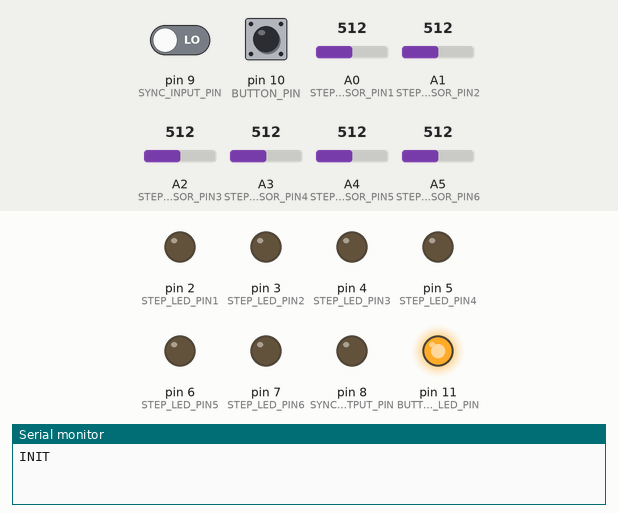
Simulated run of this sketch. Board: Arduino Pro Mini, built with avr-gcc and run on an emulated ATmega328P. On the bench: output pins drawn as LEDs (lit = HIGH), the last lines printed to the serial monitor. The test bench sets the inputs (shaded band); at power-on: pin 10 (BUTTON_PIN) HIGH, pin 9 (SYNC_INPUT_PIN) LOW, A0 (STEP_SENSOR_PIN1) = 512, A1 (STEP_SENSOR_PIN2) = 512, A2 (STEP_SENSOR_PIN3) = 512, A3 (STEP_SENSOR_PIN4) = 512, A4 (STEP_SENSOR_PIN5) = 512, A5 (STEP_SENSOR_PIN6) = 512.

Above: at 1.2 s.
1.3 s: pin 10 (BUTTON_PIN) pulled LOW for 0.15 s
At 2.5 s:
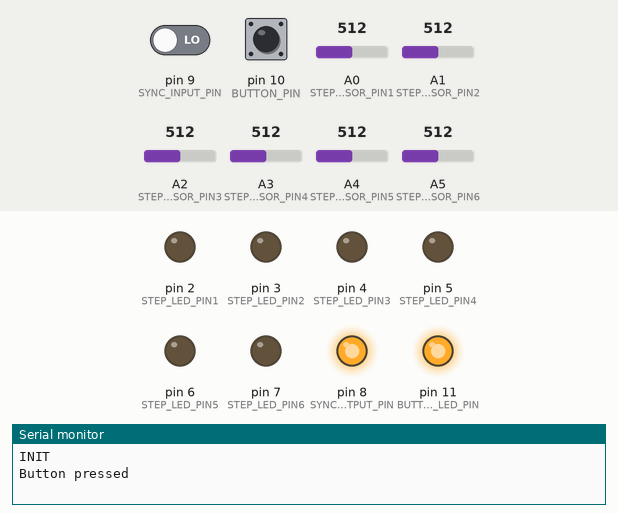
2.9 s: pin 9 (SYNC_INPUT_PIN) driven HIGH and pin 10 (BUTTON_PIN) driven LOW
At 3.9 s:
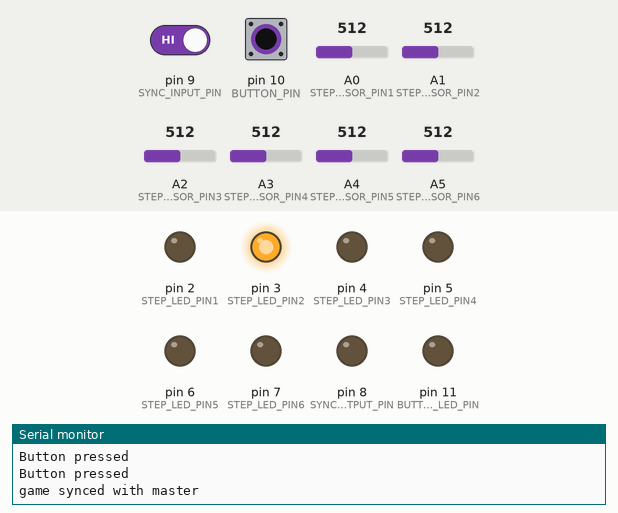
At 4.7 s:
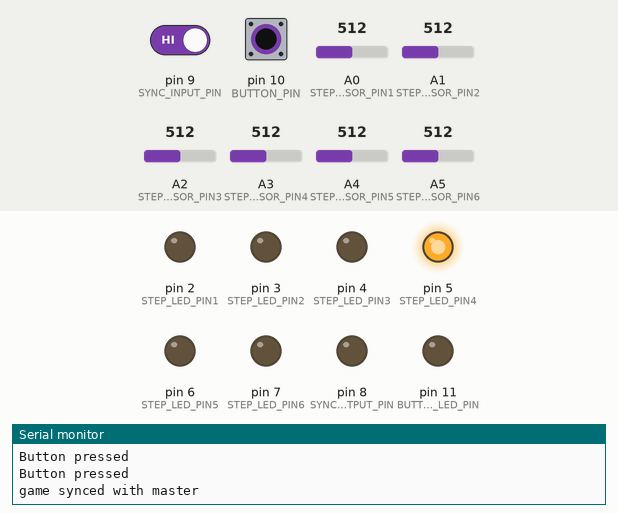
Timing chart, 0 to 17.7 s (numbered marks = the images above; inputs shaded):
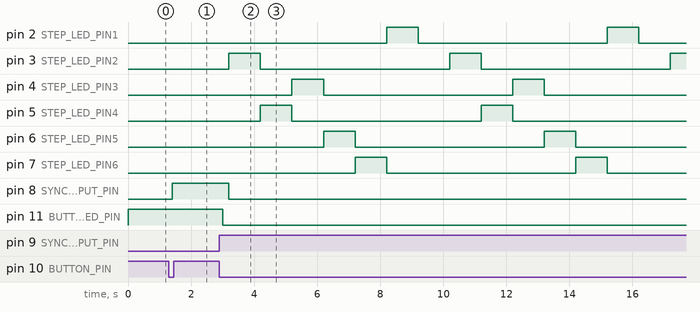

The sketch:

wallPi-steps.ino
```cpp
/*
  slave
*/

#include <Arduino.h>
#include <Chrono.h>

Chrono gameTimer(Chrono::SECONDS ); //2min timer
Chrono stepTimer(Chrono::MILLIS ); //1000 ms timer

#define NUM_STEPS 6
#define WRITE_EN_PIN 12
#define DIST_THRESH 200

//SYNC PINS
#define SYNC_OUTPUT_PIN 8
#define SYNC_INPUT_PIN 9

//BUTTON PINS
#define BUTTON_PIN 10
#define BUTTON_LED_PIN 11

//LEDS
#define STEP_LED_PIN1 2
#define STEP_LED_PIN2 3
#define STEP_LED_PIN3 4
#define STEP_LED_PIN4 5
#define STEP_LED_PIN5 6
#define STEP_LED_PIN6 7

//SENSOR PINS
#define STEP_SENSOR_PIN1 A0
#define STEP_SENSOR_PIN2 A1
#define STEP_SENSOR_PIN3 A2
#define STEP_SENSOR_PIN4 A3
#define STEP_SENSOR_PIN5 A4
#define STEP_SENSOR_PIN6 A5

boolean enabled_game = false;
int steps_stage = 0;
int step_index = 0;
int correctSteps = 0;
int stepAttempts = 0;

void setup() {
  pinMode(BUTTON_PIN, INPUT_PULLUP);
  pinMode(SYNC_INPUT_PIN, INPUT);

  pinMode(BUTTON_LED_PIN, OUTPUT);
  pinMode(SYNC_OUTPUT_PIN, OUTPUT);
  pinMode(STEP_LED_PIN1, OUTPUT);
  pinMode(STEP_LED_PIN2, OUTPUT);
  pinMode(STEP_LED_PIN3, OUTPUT);
  pinMode(STEP_LED_PIN4, OUTPUT);
  pinMode(STEP_LED_PIN5, OUTPUT);
  pinMode(STEP_LED_PIN6, OUTPUT);

  digitalWrite(BUTTON_LED_PIN, HIGH);
  digitalWrite(SYNC_OUTPUT_PIN, LOW);

  digitalWrite(STEP_LED_PIN1, LOW);
  digitalWrite(STEP_LED_PIN2, LOW);
  digitalWrite(STEP_LED_PIN3, LOW);
  digitalWrite(STEP_LED_PIN4, LOW);
  digitalWrite(STEP_LED_PIN5, LOW);
  digitalWrite(STEP_LED_PIN6, LOW);

  Serial.begin(9600);
  while (!Serial) {
    ; // wait for serial port to connect. Needed for native USB port only
  }
  Serial.println("INIT");
}

void loop() {

//testStepSensors();
//testStepLEDS();
  if ( enabled_game == false)
  {
    if (digitalRead(BUTTON_PIN) == LOW)
    {
      delay(100);
      if (digitalRead(BUTTON_PIN) == LOW)
      {

        Serial.println("Button pressed");
        digitalWrite(BUTTON_LED_PIN, LOW);
        digitalWrite(SYNC_OUTPUT_PIN, HIGH);

        if (digitalRead(SYNC_INPUT_PIN) == HIGH)
        { delay(100);
          if (digitalRead(SYNC_INPUT_PIN) == HIGH)
          {
            digitalWrite(BUTTON_LED_PIN, LOW);
            enabled_game = true;
            steps_stage = 0;
          }
        }
        else
          digitalWrite(BUTTON_LED_PIN, HIGH);
      }
    }
  }

  if ( enabled_game == true)
  {
    if (stepsGame())
    {
      Serial.println("END GAME after 10s");
      digitalWrite(SYNC_OUTPUT_PIN, LOW);
      enabled_game = false;
      endBlink();
    }

  }
}


void endBlink() {
  for (int i = 0; i < 5 ; i++)
  {
    digitalWrite(BUTTON_LED_PIN, HIGH);
    delay(100);
    digitalWrite(BUTTON_LED_PIN, LOW);
    delay(100);
  }
  digitalWrite(BUTTON_LED_PIN, HIGH);
}

int stepsGame() {

  switch (steps_stage) {

    case 0:
      step_index = 0;

      for (int i = 0; i < NUM_STEPS ; i++)
      {
        offStepLed(i);
      }
      steps_stage = 1;
      break;

    case 1:
      if (digitalRead(SYNC_INPUT_PIN) == HIGH)
      {
        delay(100);
        if (digitalRead(SYNC_INPUT_PIN) == HIGH)
        {
          Serial.println("game synced with master");
          gameTimer.restart();
          stepTimer.restart();

          steps_stage = 2;
          digitalWrite(SYNC_OUTPUT_PIN, LOW);
        }
      }
      break;
    case 2:

      onStepLed(step_index);
      steps_stage = 3;
      break;

    case 3:

      if (gameTimer.hasPassed(120))
      {
        steps_stage = 4;
        break;
      }

      if (stepTimer.hasPassed(1000)) //change step on 1s
      {
        offStepLed(step_index);

        step_index++;
        onStepLed(step_index);
        stepAttempts++;
        if (step_index > NUM_STEPS)
          step_index = 0;
        stepTimer.restart();

        steps_stage = 2;
      }
      else

        if (readStep(step_index))
        {
          if (readStep(step_index))
          {
            digitalWrite(SYNC_OUTPUT_PIN, HIGH);
            stepBlink(step_index);
            digitalWrite(SYNC_OUTPUT_PIN, LOW);
            offStepLed(step_index);
            //targetTimer.restart();
            //Serial.println("hit");

            step_index++;

            if (step_index > NUM_STEPS)
              step_index = 0;
            correctSteps++;
          }
        }
      break;
    case 4:

      for (int i = 0; i < NUM_STEPS; i++)
      {
        offStepLed(i);
      }

      digitalWrite(SYNC_OUTPUT_PIN, LOW);
      return 1;
      break;
  }
  return 0;

}


bool readStep(int step_num)
{
  switch (step_num)
  {
    case 0: if (analogRead(STEP_SENSOR_PIN1) < DIST_THRESH) return 1;  break;
    case 1: if (analogRead(STEP_SENSOR_PIN2) < DIST_THRESH) return 1;  break;
    case 2: if (analogRead(STEP_SENSOR_PIN3) < DIST_THRESH) return 1;  break;
    case 3: if (analogRead(STEP_SENSOR_PIN4) < DIST_THRESH) return 1; break;
    case 4: if (analogRead(STEP_SENSOR_PIN5) < DIST_THRESH) return 1; break;
    case 5: if (analogRead(STEP_SENSOR_PIN6) < DIST_THRESH) return 1;  break;
    default: break;
  }
  return 0;
}

void onStepLed(int step_num)
{
  switch (step_num)
  {
    case 5:  digitalWrite(STEP_LED_PIN1, HIGH); break;
    case 0:  digitalWrite(STEP_LED_PIN2, HIGH); break;
    case 2:  digitalWrite(STEP_LED_PIN3, HIGH); break;
    case 1:  digitalWrite(STEP_LED_PIN4, HIGH); break;
    case 3:  digitalWrite(STEP_LED_PIN5, HIGH); break;
    case 4:  digitalWrite(STEP_LED_PIN6, HIGH); break;
    default: break;
  }
}

void offStepLed(int step_num)
{
  switch (step_num)
  {
    case 5:  digitalWrite(STEP_LED_PIN1, LOW); break;
    case 0:  digitalWrite(STEP_LED_PIN2, LOW); break;
    case 2:  digitalWrite(STEP_LED_PIN3, LOW); break;
    case 1:  digitalWrite(STEP_LED_PIN4, LOW); break;
    case 3:  digitalWrite(STEP_LED_PIN5, LOW); break;
    case 4:  digitalWrite(STEP_LED_PIN6, LOW); break;
    default: break;
  }
}

void stepBlink(int num ) {
  for (int i = 0; i < 2; i++)
  {
    onStepLed(num);
    delay(100);
    //Serial.println("hit");
    offStepLed(num);
    delay(50);
  }
}


void testStepLEDS() {
  while (1) {
    for (int i = 0; i < 6; i++) {
      Serial.println(i);
      onStepLed(i);
      delay(2000);
      offStepLed(i);
      delay(1000);
    }
  }
}


void testStepSensors() {
  while (1) {
    for (int i = 0; i < 6; i++) {

      boolean at= readStep(i);
      if(at)
      {
         Serial.println(i);
         delay(200);

      }

    }
    delay(100);
  }
}
```

Measured:
- after the input at 1.3 s, pin 8 (SYNC_OUTPUT_PIN): LOW → HIGH after 0.10 s
- after the input at 2.9 s, pin 2 (STEP_LED_PIN1): alternates HIGH for 1.0 s and LOW for 6.0 s, starting after 5.3 s; pin 3 (STEP_LED_PIN2): alternates HIGH for 1.0 s and LOW for 6.0 s, starting after 0.30 s
